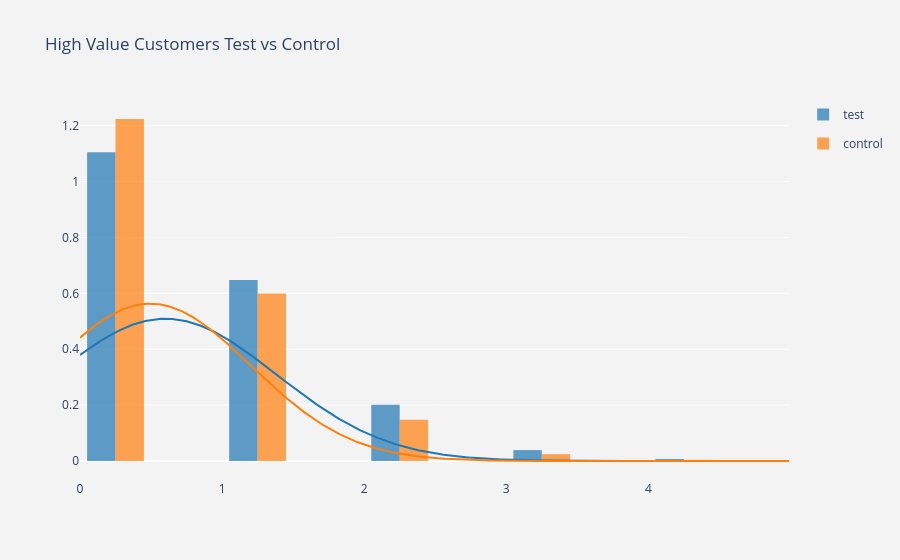

The cell this chart's notebook holds for it:
### Code cell
test_results = df_hv[df_hv.group == 'test'].purchase_count
control_results = df_hv[df_hv.group == 'control'].purchase_count

hist_data = [test_results, control_results]

group_labels = ['test', 'control']

# Create distplot with curve_type set to 'normal'
fig = ff.create_distplot(hist_data, group_labels, bin_size=.5,
                         curve_type='normal',show_rug=False)

fig.layout = go.Layout(
        title='High Value Customers Test vs Control',
        plot_bgcolor  = 'rgb(243,243,243)',
        paper_bgcolor  = 'rgb(243,243,243)',
    )


# Plot!
fig.show()

### Figure 1 — Plotly figure (JSON) as saved in the notebook; plotly's stock layout.template omitted (floating-point values rounded to 4 significant figures; data arrays with more than 128 entries replaced by an {"elided": "..."} marker saying what was removed)
{"data": [{"autobinx": false, "histnorm": "probability density", "legendgroup": "test", "marker": {"color": "rgb(31, 119, 180)"}, "name": "test", "opacity": 0.7, "type": "histogram", "x": {"elided": "10000 int values"}, "xaxis": "x", "xbins": {"end": 5, "size": 0.5, "start": 0}, "yaxis": "y"}, {"autobinx": false, "histnorm": "probability density", "legendgroup": "control", "marker": {"color": "rgb(255, 127, 14)"}, "name": "control", "opacity": 0.7, "type": "histogram", "x": {"elided": "10000 int values"}, "xaxis": "x", "xbins": {"end": 5, "size": 0.5, "start": 0}, "yaxis": "y"}, {"legendgroup": "test", "marker": {"color": "rgb(31, 119, 180)"}, "mode": "lines", "name": "test", "showlegend": false, "type": "scatter", "x": {"elided": "500 float values"}, "xaxis": "x", "y": {"elided": "500 float values"}, "yaxis": "y"}, {"legendgroup": "control", "marker": {"color": "rgb(255, 127, 14)"}, "mode": "lines", "name": "control", "showlegend": false, "type": "scatter", "x": {"elided": "500 float values"}, "xaxis": "x", "y": {"elided": "500 float values"}, "yaxis": "y"}], "layout": {"paper_bgcolor": "rgb(243,243,243)", "plot_bgcolor": "rgb(243,243,243)", "title": {"text": "High Value Customers Test vs Control"}}}
